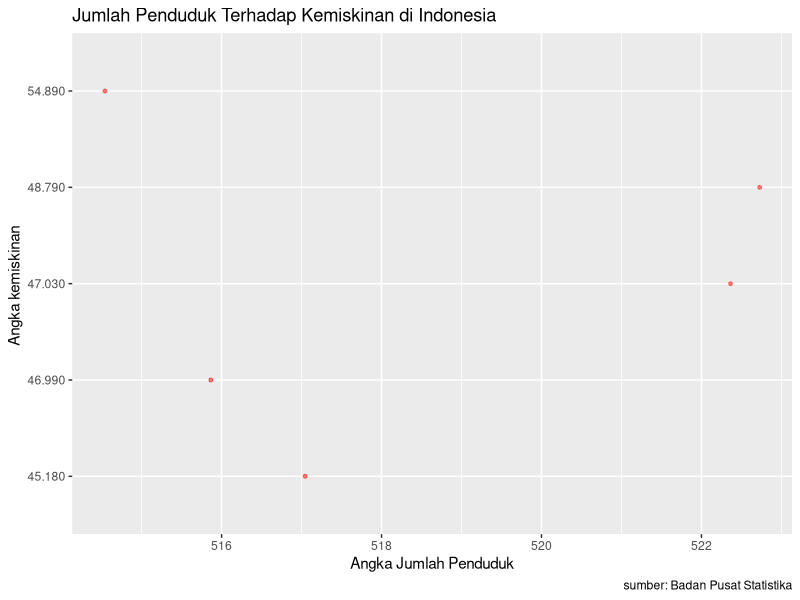

R code for this plot:
## ---- chunk 1
setwd('D:/Metopel Nisa/UAS')
library(tidyverse)
library(readxl)
library(writexl)
dat<-read_excel('Data 1.xlsx')
## ---- chunk 2
#| label: fig-mpg
#| fig-cap: "City and highway mileage for 38 popular models of cars.Color by number of cylinders"
dat<-read_excel('Data 1.xlsx')
ggplot(data=dat,aes(x=X,y=Y)) +
  geom_point(alpha=0.5, size=1, color='red') + # setiap nambah command, selalu kasih tanda +
  labs(title="Jumlah Penduduk Terhadap Kemiskinan di Indonesia",
       x="Angka Jumlah Penduduk",
       y="Angka kemiskinan ",
       caption = "sumber: Badan Pusat Statistika")# yang terakhir ga perlu +
## ---- chunk 3
dat<-read_excel('Data 1.xlsx')
reg1<-lm(Y~X,data=dat)
summary(reg1)
